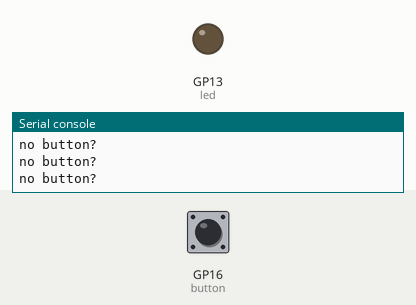
This program was run on a simulated Raspberry Pi Pico running MicroPython. On the bench: output pins drawn as LEDs (lit = HIGH), the last lines printed to the serial console. The inputs (shaded band) are chosen by the test bench; at power-on: GP16 (button) HIGH.

Above: at 1.2 s.
1.3 s: GP16 (button) pulled LOW for 0.15 s
At 1.38 s:
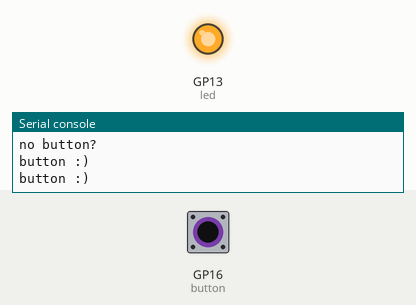
2.9 s: GP16 (button) pulled LOW for 3.2 s
At 6.9 s:
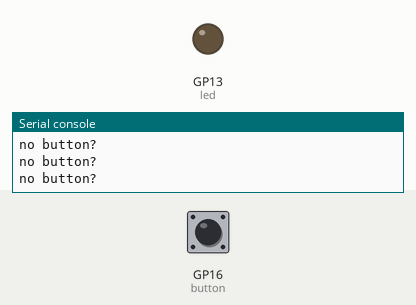
Timing chart, 0 to 8.4 s (numbered marks = the images above; inputs shaded):
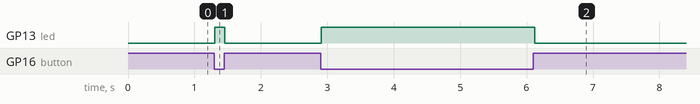

Measured:
- after the input at 1.3 s, GP13 (led): LOW → HIGH at once, → LOW 0.15 s later
- after the input at 2.9 s, GP13 (led): LOW → HIGH at once, → LOW 3.2 s later

The program:

button-led.py
```python
from machine import Pin
from utime import sleep_ms

button = Pin(16, Pin.IN, Pin.PULL_UP)
led = Pin(13, Pin.OUT)

try:
    while True:
        if button.value():
            print("no button?")
            led.off()
        else:
            print("button :)")
            led.on()
        sleep_ms(50)
except:
    pass
```
